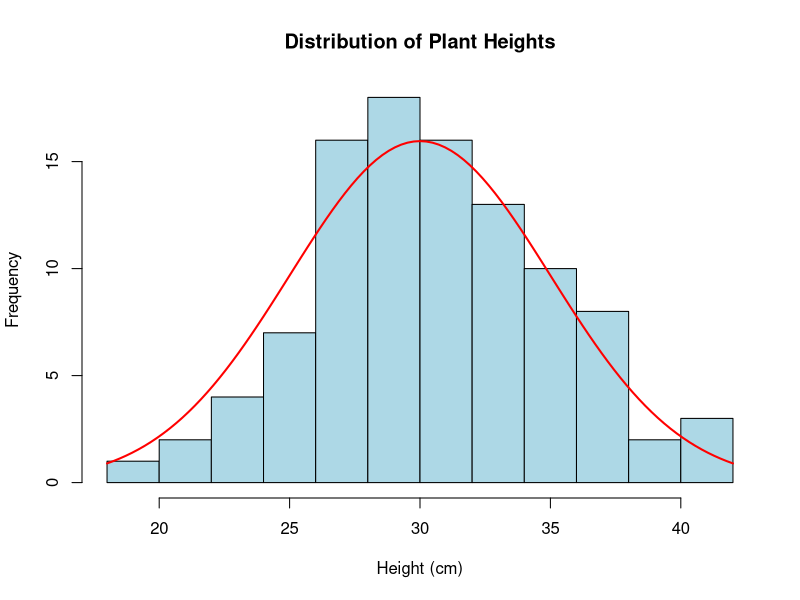
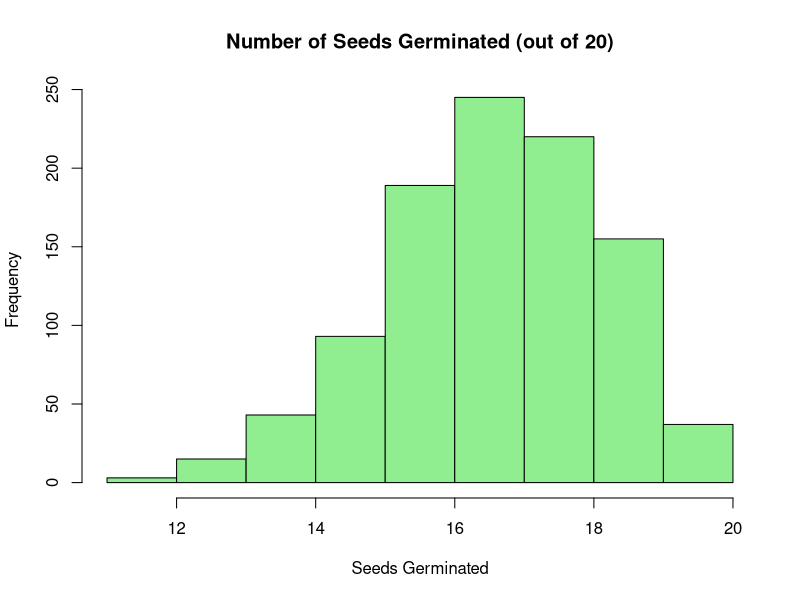

Write the R code that produced these figures, in order.
## ---- chunk 1
# Simulate plant heights (normally distributed)
set.seed(123)
plant_heights <- rnorm(100, mean = 30, sd = 5)

# Plot histogram
hist(plant_heights, 
     main = "Distribution of Plant Heights",
     xlab = "Height (cm)",
     col = "lightblue",
     breaks = 15)

# Add normal curve
curve(dnorm(x, mean = 30, sd = 5) * 100 * 2, 
      add = TRUE, col = "red", lwd = 2)
## ---- chunk 2
# Probability of seed germination
germination_rate <- 0.85
n_seeds <- 20

# Simulate germination
germinated <- rbinom(1000, size = n_seeds, prob = germination_rate)

# Plot results
hist(germinated,
     main = "Number of Seeds Germinated (out of 20)",
     xlab = "Seeds Germinated",
     col = "lightgreen",
     breaks = 10)

# Expected value
expected_germination <- n_seeds * germination_rate
cat("Expected germination:", expected_germination, "seeds\n")
## ---- chunk 3
# If the probability of rain on any given day is 0.3,
# what's the probability of exactly 2 rainy days in a week?

prob_rain <- 0.3
days <- 7
rainy_days <- 2

# Calculate using binomial probability
prob_2_rainy <- dbinom(rainy_days, size = days, prob = prob_rain)
cat("Probability of exactly 2 rainy days:", round(prob_2_rainy, 4), "\n")
